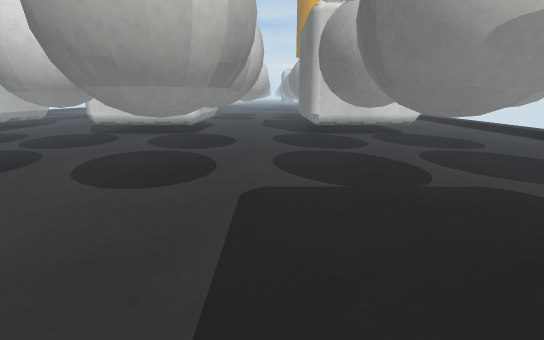
View 1 (above)

24 first-person views from a walk through a 3-D level made in the Unity game engine. The camera is 0.51 m above the floor, tilts 14° down and sees 85° across. The floor is counted in squares, 0.25 m on a side. Each view is taken from the middle of a square. On the plan, view 1 faces up. The plan holds only what a view shows up to about 17 squares ahead; the rest is blank. The place goes on beyond the plan. The player character is not drawn. Some surface patterns are stand-ins.

View 2
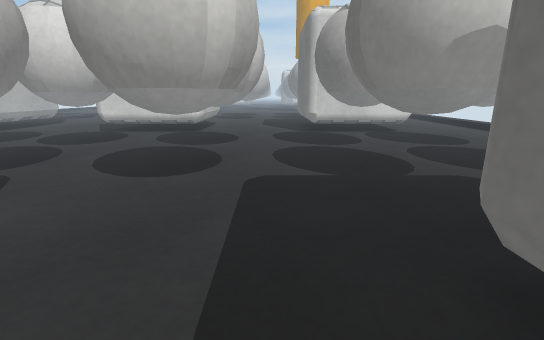

View 3
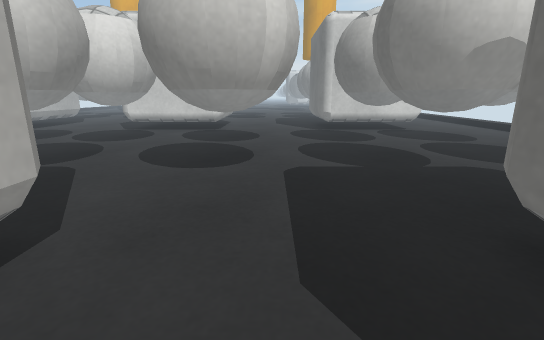

View 4
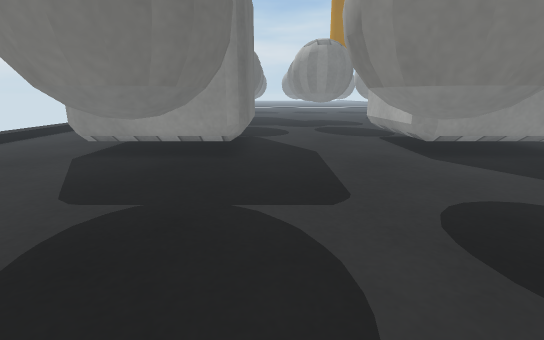

View 5
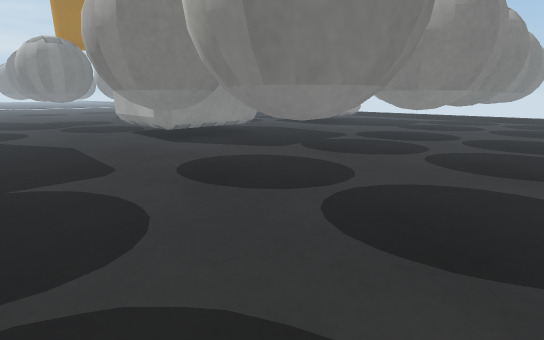

View 6
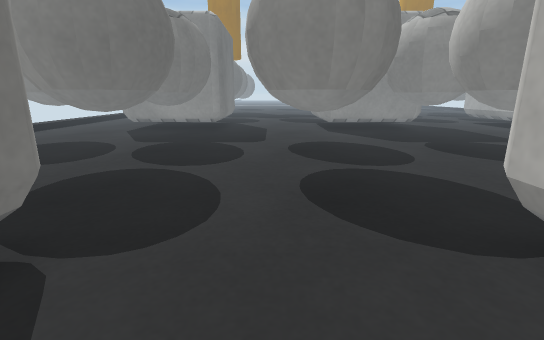

View 7
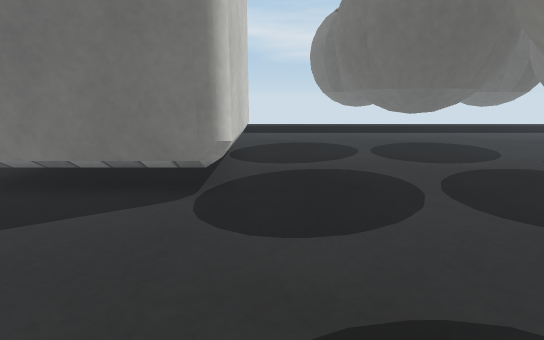

View 8
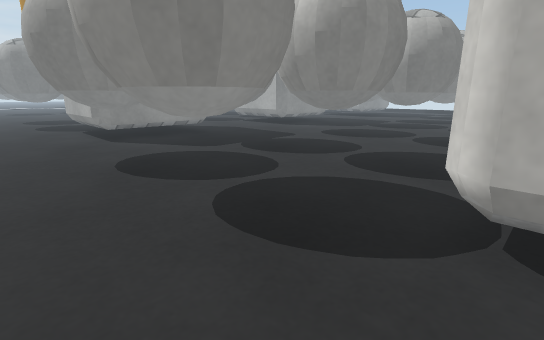

View 9
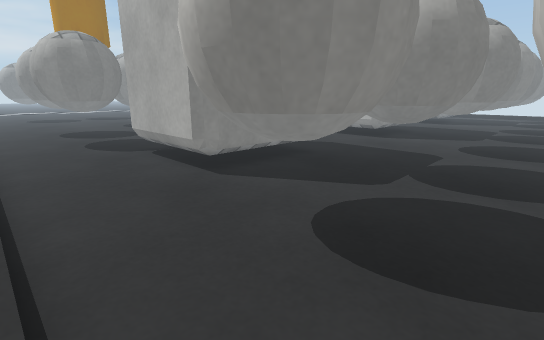

View 10
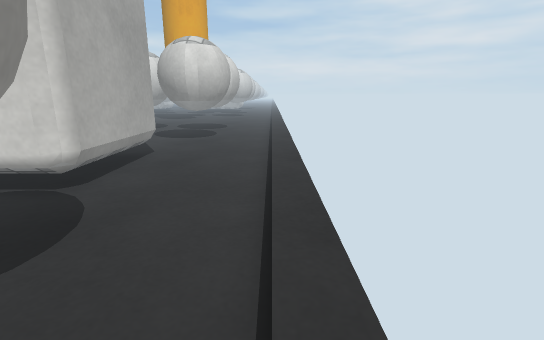

View 11
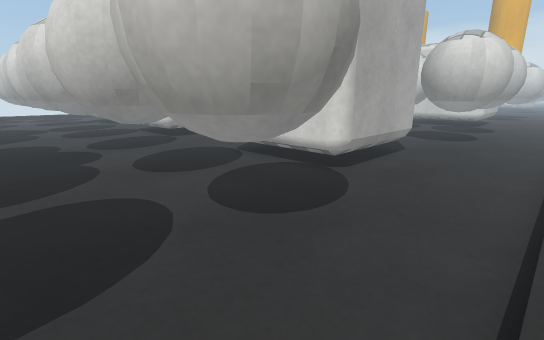

View 12
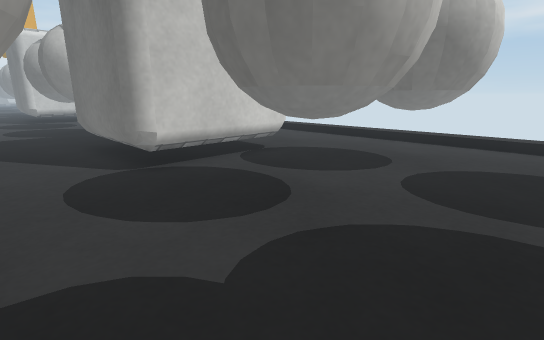

View 13
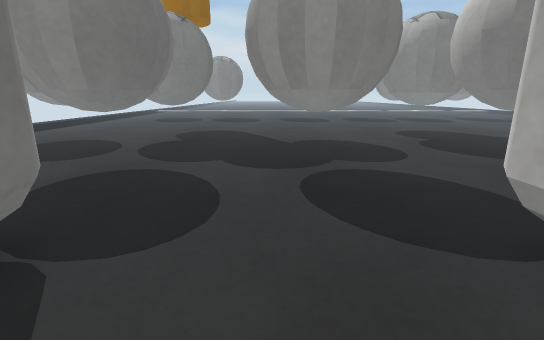

View 14
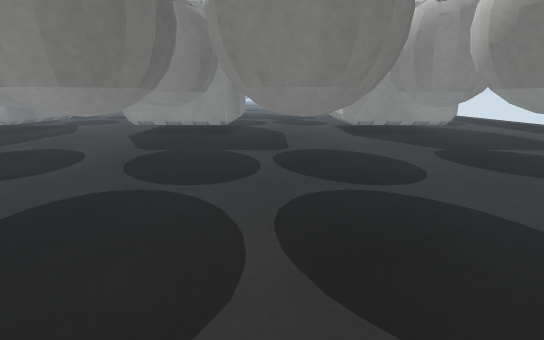

View 15
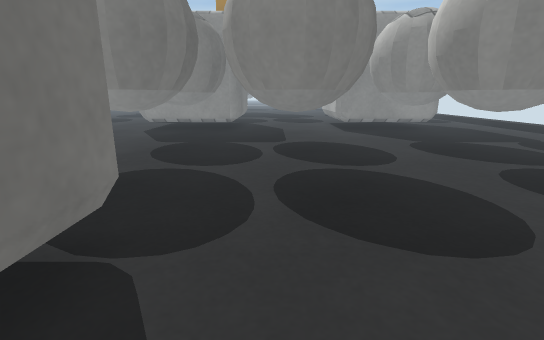

View 16
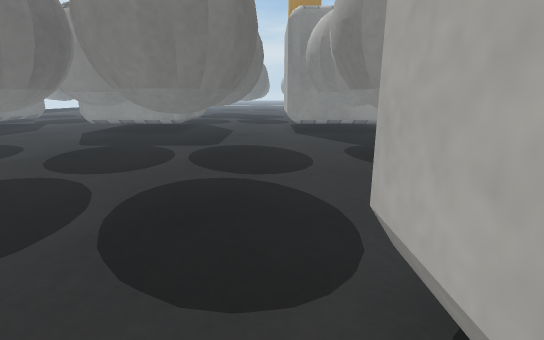

View 17
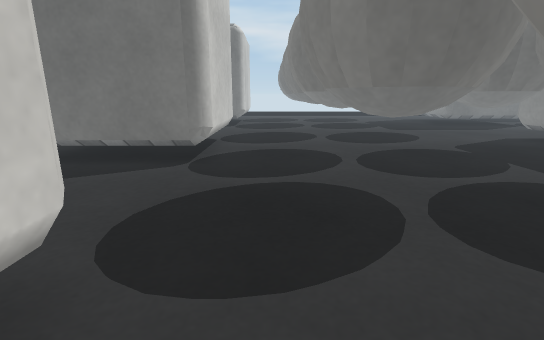

View 18
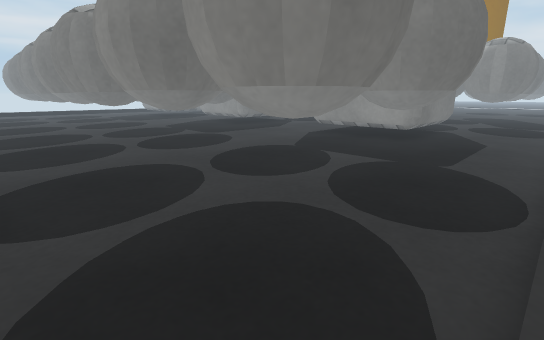

View 19
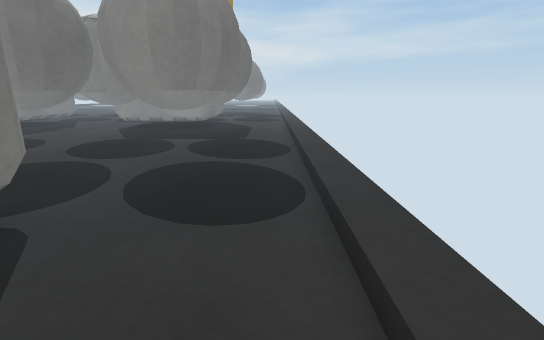

View 20
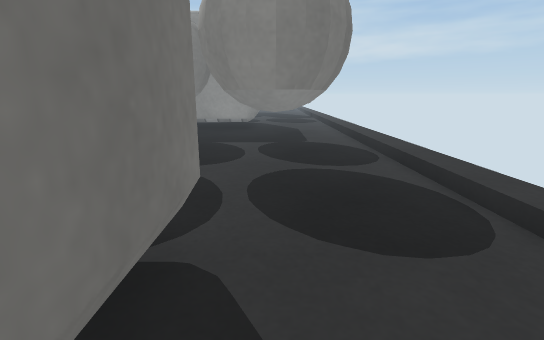

View 21
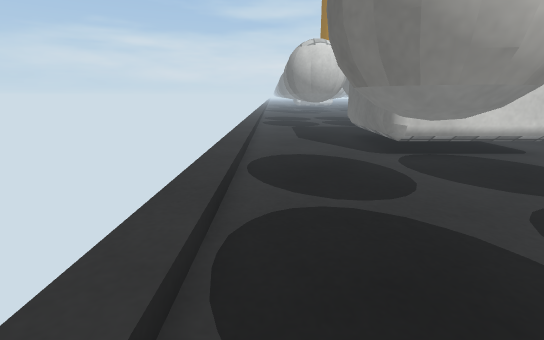

View 22
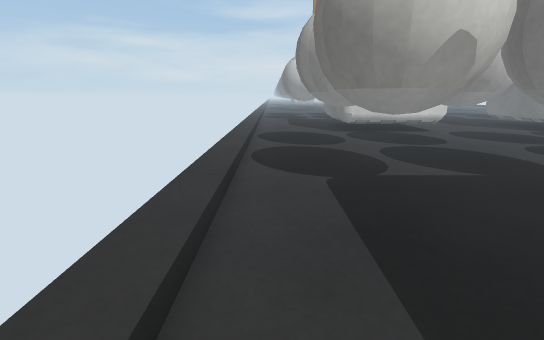

View 23
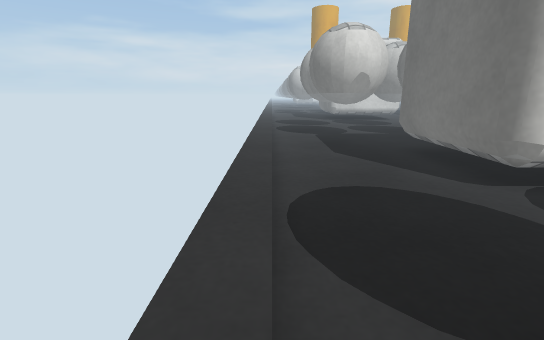

View 24
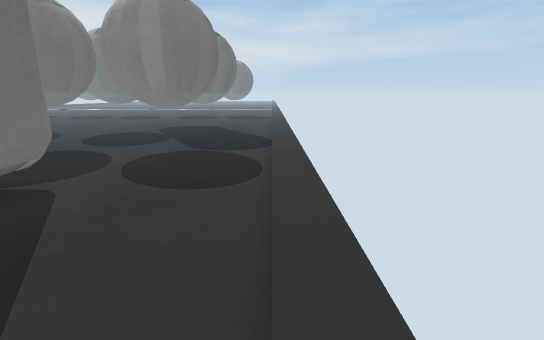

### Floor plan
Key: @ floor where view 1 was taken; # wall or solid block; . floor; / step, stairs or slope; B white ball; T thing the floor can be seen under or through.
Columns run from 27 left of view 1 to 13 right of it. Each row starts with its distance up from view 1.
 21 /....#           #           #     #..../
 20 /....#      .. ..#        . .#     #..../
 19 /....#      .....#         ..#     #..../
 18 /....#     #.....#      .....#     #..../
 17 /....#     #.....#     #.....#     #..../
 16 /....#######.....#######.....#######..../
 15 /......................................./
 14 /......................................./
 13 /..BBB.BBBB..BBBB.BBB..BBBB..BBBB.BBBB../
 12 /.BBBBBBBBBBBBBBBBBBBB.BBBBB.BBBBBBBBBB./
 11 /.BBBB BBBBBBBBB BBBBB.  BBB.BBBBB BBBB./
 10 /.BBBB.BBBB..B   .BBB..  BB..BBBB. BBB../
  9 /......................................./
  8 /..BB   BBB..  B..BBB...BBB...BBB..BBB../
  7 /.BBBB BBBB.BBB  BBBBB. BBBB.BBBB BBBBB./
  6 /.BBBBBBBBBBBBB  BBBBB.BBBBB.BBBB BBBBB./
  5 /.BBBBB    ..     B BB.BBBB..BBBB.BBBB../
  4 /..BB...  ....  ..   ...BB....BB...BB.../
  3 /......................................./
  2 /....#######.....#######.....TT#####..../
  1 /....#     #.....#     #.....T     #..../
  0 /....#                 #...@.T     #..../
 -1 /....#                 #.....T     #..../
 -2 /....#                 #.....T     #..../
 -3 /....#                 #.....T     #..../
 -4 /....##                #.....T######..../
 -5 /.......             .................../
 -6 /.......             .................../
 -7 /.BBBB.BB           B..BBBB..BBBB.BBBB../
 -8 /.BBBB BB           BB.BBBBB.BBBB BBBBB./
 -9 /.B    BB          BBB.  BBB.BBBB BBBBB./
-10 /..   .B           BB..  BB..BBBB.BBBB../
-11 /..........      ......................./
-12 /..  ...BB..     ..B....  ....B ...  .../
-13 /.BBB   BBB.      BBBB.    ..BBB

Where each view was taken, in squares from view 1:
view 1: 0 up, 0 right, facing up
view 2: 1 down, 0 right, facing up
view 3: 2 down, 1 left, facing up
view 4: 12 up, 1 right, facing down
view 5: 15 up, 2 right, facing down-left
view 6: 20 up, 1 left, facing down
view 7: 15 up, 4 left, facing right
view 8: 17 up, 12 right, facing down-left
view 9: 10 up, 13 right, facing down-left
view 10: 9 up, 13 right, facing up
view 11: 12 down, 13 right, facing up-left
view 12: 12 down, 1 left, facing up-right
view 13: 0 up, 1 left, facing down
view 14: 18 up, 12 left, facing down
view 15: 20 up, 12 left, facing down
view 16: 19 up, 15 left, facing down
view 17: 14 up, 19 left, facing right
view 18: 16 up, 27 left, facing down-right
view 19: 21 up, 26 left, facing down
view 20: 20 up, 23 left, facing down
view 21: 6 up, 26 left, facing up
view 22: 1 down, 26 left, facing up
view 23: 10 down, 27 left, facing up
view 24: 3 up, 27 left, facing down
